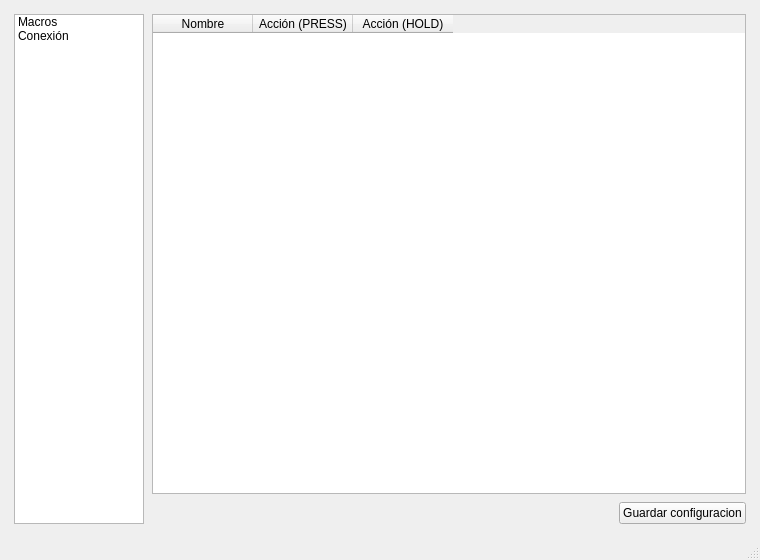
<?xml version="1.0" encoding="UTF-8"?>
<ui version="4.0">
 <class>MainWindow</class>
 <widget class="QMainWindow" name="MainWindow">
  <property name="geometry">
   <rect>
    <x>0</x>
    <y>0</y>
    <width>760</width>
    <height>560</height>
   </rect>
  </property>
  <property name="minimumSize">
   <size>
    <width>760</width>
    <height>560</height>
   </size>
  </property>
  <property name="windowTitle">
   <string>ButtonBox</string>
  </property>
  <property name="windowIcon">
   <iconset>
    <normaloff>../../assets/icons/key.ico</normaloff>../../assets/icons/key.ico</iconset>
  </property>
  <widget class="QWidget" name="centralwidget">
   <layout class="QVBoxLayout" name="verticalLayout">
    <property name="spacing">
     <number>10</number>
    </property>
    <property name="leftMargin">
     <number>14</number>
    </property>
    <property name="topMargin">
     <number>14</number>
    </property>
    <property name="rightMargin">
     <number>14</number>
    </property>
    <property name="bottomMargin">
     <number>14</number>
    </property>
    <item>
     <layout class="QHBoxLayout" name="content_layout" stretch="0,1">
      <property name="spacing">
       <number>8</number>
      </property>
      <item>
       <widget class="QListWidget" name="nav_list">
        <property name="minimumSize">
         <size>
          <width>130</width>
          <height>50</height>
         </size>
        </property>
        <property name="maximumSize">
         <size>
          <width>130</width>
          <height>16777215</height>
         </size>
        </property>
        <item>
         <property name="text">
          <string>Macros</string>
         </property>
        </item>
        <item>
         <property name="text">
          <string>Conexión</string>
         </property>
        </item>
       </widget>
      </item>
      <item>
       <widget class="QStackedWidget" name="stacked_widget">
        <property name="currentIndex">
         <number>0</number>
        </property>
        <widget class="QWidget" name="page_macros">
         <layout class="QVBoxLayout" name="macros_layout" stretch="1,0">
          <property name="spacing">
           <number>8</number>
          </property>
          <property name="leftMargin">
           <number>0</number>
          </property>
          <property name="topMargin">
           <number>0</number>
          </property>
          <property name="rightMargin">
           <number>0</number>
          </property>
          <property name="bottomMargin">
           <number>0</number>
          </property>
          <item>
           <widget class="QTableWidget" name="table">
            <property name="columnCount">
             <number>3</number>
            </property>
            <column>
             <property name="text">
              <string>Nombre</string>
             </property>
            </column>
            <column>
             <property name="text">
              <string>Acción (PRESS)</string>
             </property>
            </column>
            <column>
             <property name="text">
              <string>Acción (HOLD)</string>
             </property>
            </column>
           </widget>
          </item>
          <item>
           <layout class="QHBoxLayout" name="save_row">
            <item>
             <spacer name="save_spacer">
              <property name="orientation">
               <enum>Qt::Orientation::Horizontal</enum>
              </property>
              <property name="sizeHint" stdset="0">
               <size>
                <width>40</width>
                <height>20</height>
               </size>
              </property>
             </spacer>
            </item>
            <item>
             <widget class="QPushButton" name="btn_save">
              <property name="text">
               <string>Guardar configuracion</string>
              </property>
             </widget>
            </item>
           </layout>
          </item>
         </layout>
        </widget>
        <widget class="QWidget" name="page_conexion">
         <layout class="QVBoxLayout" name="conexion_layout">
          <property name="spacing">
           <number>8</number>
          </property>
          <property name="leftMargin">
           <number>0</number>
          </property>
          <property name="topMargin">
           <number>0</number>
          </property>
          <property name="rightMargin">
           <number>0</number>
          </property>
          <property name="bottomMargin">
           <number>0</number>
          </property>
          <item>
           <layout class="QHBoxLayout" name="connection_bar">
            <item>
             <widget class="QLabel" name="label_port">
              <property name="text">
               <string>Puerto:</string>
              </property>
             </widget>
            </item>
            <item>
             <widget class="QComboBox" name="port_combo">
              <property name="sizePolicy">
               <sizepolicy hsizetype="Expanding" vsizetype="Fixed">
                <horstretch>0</horstretch>
                <verstretch>0</verstretch>
               </sizepolicy>
              </property>
             </widget>
            </item>
            <item>
             <widget class="QPushButton" name="btn_refresh">
              <property name="minimumSize">
               <size>
                <width>34</width>
                <height>0</height>
               </size>
              </property>
              <property name="maximumSize">
               <size>
                <width>34</width>
                <height>16777215</height>
               </size>
              </property>
              <property name="toolTip">
               <string>Actualizar lista de puertos</string>
              </property>
              <property name="text">
               <string>↻</string>
              </property>
             </widget>
            </item>
            <item>
             <widget class="QPushButton" name="btn_connect">
              <property name="minimumSize">
               <size>
                <width>110</width>
                <height>0</height>
               </size>
              </property>
              <property name="maximumSize">
               <size>
                <width>110</width>
                <height>16777215</height>
               </size>
              </property>
              <property name="text">
               <string>Conectar</string>
              </property>
             </widget>
            </item>
           </layout>
          </item>
          <item>
           <widget class="QFrame" name="indicator_frame">
            <property name="frameShape">
             <enum>QFrame::Shape::StyledPanel</enum>
            </property>
            <layout class="QHBoxLayout" name="indicator_layout">
             <property name="spacing">
              <number>6</number>
             </property>
            </layout>
           </widget>
          </item>
          <item>
           <spacer name="conexion_spacer">
            <property name="orientation">
             <enum>Qt::Orientation::Vertical</enum>
            </property>
            <property name="sizeHint" stdset="0">
             <size>
              <width>20</width>
              <height>40</height>
             </size>
            </property>
           </spacer>
          </item>
         </layout>
        </widget>
       </widget>
      </item>
     </layout>
    </item>
   </layout>
  </widget>
  <widget class="QStatusBar" name="status_bar"/>
 </widget>
 <resources/>
 <connections/>
</ui>
